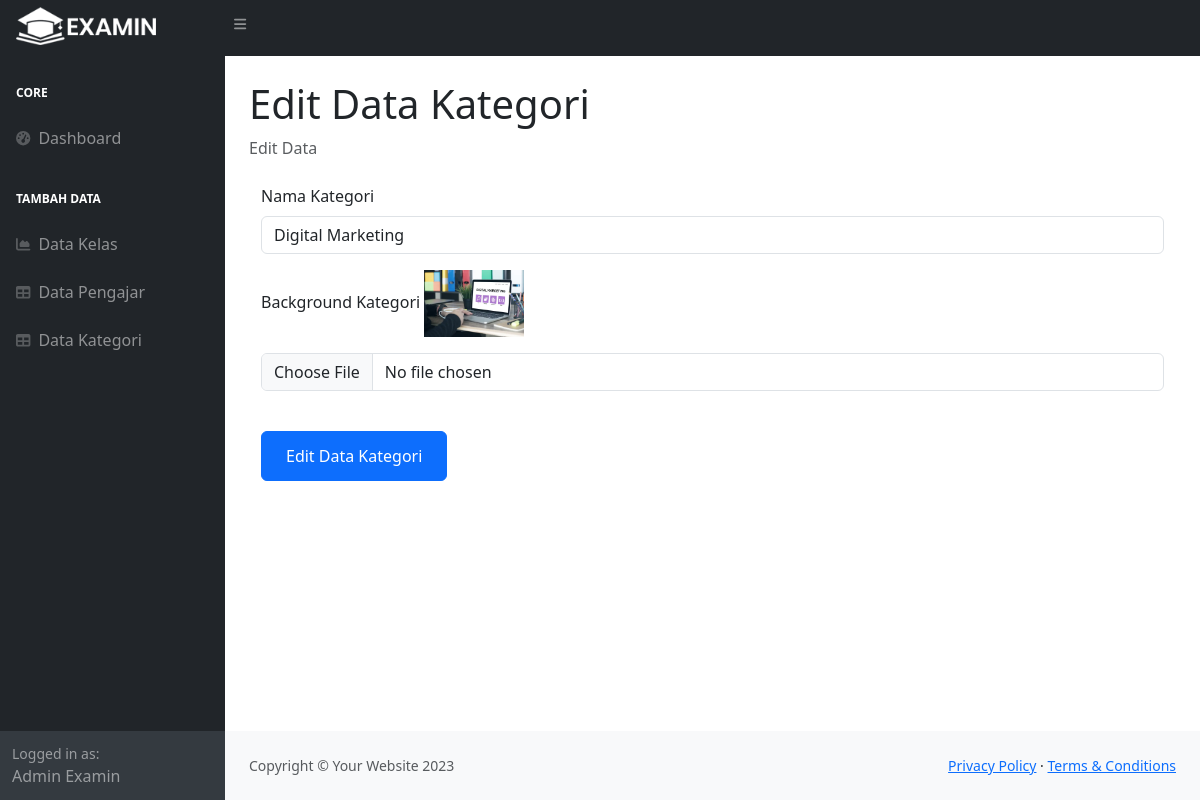
Screenshot of /admin/edit_kategori.php?edit-kategori=9 with the database file from the repository.
### tables this page shows
CREATE TABLE `kategori` (
  `id_kategori` int(11) NOT NULL,
  `nama_kategori` varchar(30) NOT NULL,
  `icon_kategori` varchar(255) NOT NULL,
  `bg_kategori` varchar(255) NOT NULL
);

### admin/edit_kategori.php (the view, shortened to what this page needs)
<!DOCTYPE html>
<?php
if (isset($_GET['edit-kategori'])) {
    include "../koneksi.php";
    $id_kategori = $_GET['edit-kategori'];
    $query = "SELECT * FROM kategori where kategori.id_kategori = $id_kategori";
    $sql = mysqli_query($conn, $query);
    $resultKategori = mysqli_fetch_array($sql);
    $nama_kategori = $resultKategori['nama_kategori'];
    $bg_kategori = $resultKategori['bg_kategori'];
}
?>
<html lang="en">
<head>
    <link href="https://cdn.jsdelivr.net/npm/simple-datatables@7.1.2/dist/style.min.css" rel="stylesheet" />
    <link href="css/styles.css" rel="stylesheet" />
    <link rel="stylesheet" href="https://cdn.datatables.net/1.13.7/css/dataTables.bootstrap5.min.css">
    <link rel="stylesheet" href="https://cdnjs.cloudflare.com/ajax/libs/twitter-bootstrap/5.3.0/css/bootstrap.min.css">
</head>
<body class="sb-nav-fixed">
    <?php include "sidebar/logo_navbar.php" ?>
    <div id="layoutSidenav">
        <div id="layoutSidenav_nav">
            <?php include "sidebar/navbar.php" ?>
        </div>
        <div id="layoutSidenav_content">
            <main>
                <div class="container-fluid px-4">
                    <h1 class="mt-4">Edit Data Kategori</h1>
                    <ol class="breadcrumb mb-4">
                        <li class="breadcrumb-item active">Edit Data</li>
                    </ol>
                    <div class="container-fluid">
                        <form action="proses_edit.php" method="post" enctype="multipart/form-data">
                            <div class="mb-3">
                                <label for="nama_kategori" class="form-label">Nama Kategori</label>
                                <input type="text" class="form-control" id="nama_kategori" name="nama_kategori" value="<?php echo $nama_kategori ?>" />
                            </div>
                            <div class="mb-3">
                                <label for="bg_kategori" class="form-label">Background Kategori</label>
                                <img src="../bgKategori/<?php echo $bg_kategori ?>" width=100px>
                                <input type="file" class="form-control mt-3" id="bg_kategori" name="bg_kategori" accept="image/*" />
                            </div>
                            <button type="submit" class="btn btn-primary mt-4" name="edit_kategori">
                                Edit Data Kategori
                            </button>
                        </form>
                    </div>
                </div>
            </main>
            <footer class="py-4 bg-light mt-auto">
                <div class="container-fluid px-4">
                    <div class="d-flex align-items-center justify-content-between small">
                        <div class="text-muted">Copyright &copy; Your Website 2023</div>
                        <div>
                            <a href="#">Privacy Policy</a>
                            &middot;
                            <a href="#">Terms &amp; Conditions</a>
                        </div>
                    </div>
                </div>
            </footer>
        </div>
    </div>
</body>
</html>

### rows the page displays
kategori: nama_kategori "Digital Marketing", bg_kategori (picture)
